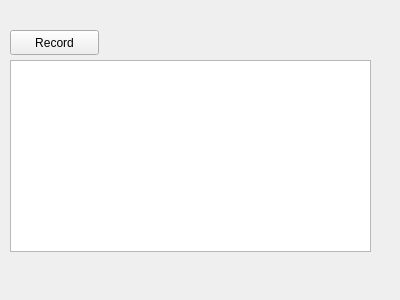
<?xml version="1.0" encoding="UTF-8"?>
<ui version="4.0">
 <class>Form</class>
 <widget class="QWidget" name="Form">
  <property name="geometry">
   <rect>
    <x>0</x>
    <y>0</y>
    <width>400</width>
    <height>300</height>
   </rect>
  </property>
  <property name="windowTitle">
   <string>Form</string>
  </property>
  <widget class="QPushButton" name="record_button">
   <property name="geometry">
    <rect>
     <x>10</x>
     <y>30</y>
     <width>89</width>
     <height>25</height>
    </rect>
   </property>
   <property name="autoFillBackground">
    <bool>false</bool>
   </property>
   <property name="text">
    <string>Record</string>
   </property>
   <property name="icon">
    <iconset theme="media-record">
     <normaloff>../../../../</normaloff>../../../../</iconset>
   </property>
  </widget>
  <widget class="QTextEdit" name="text">
   <property name="geometry">
    <rect>
     <x>10</x>
     <y>60</y>
     <width>361</width>
     <height>192</height>
    </rect>
   </property>
  </widget>
 </widget>
 <resources/>
 <connections/>
</ui>
